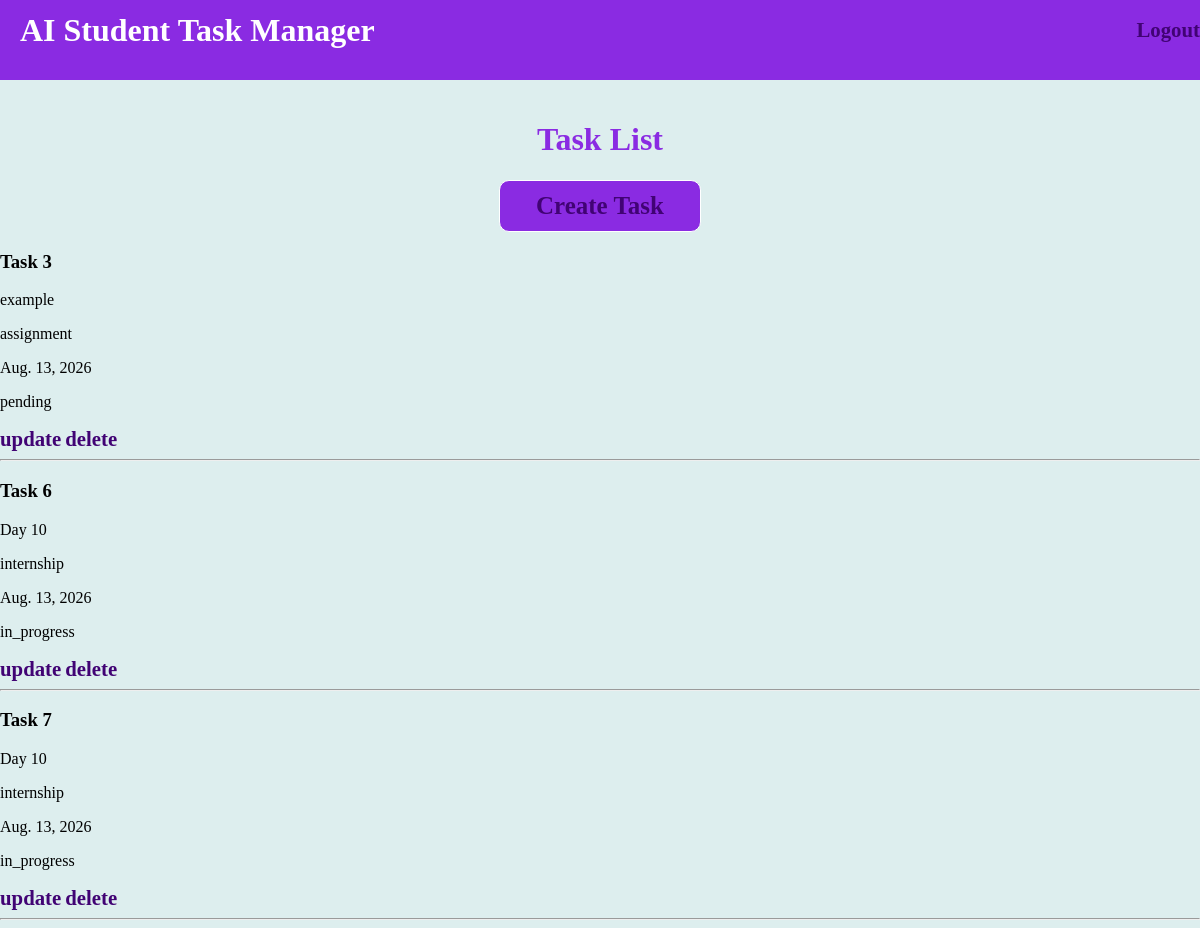
/task/list/ (signed in), run on the app's committed database.
### Tasks/models.py (models this page shows, shortened)
class Task(models.Model):
    CATEGORY_CHOICES =[
        ('assignment','Assignment'),
        ('project','Project'),
        ('exam','Exam'),
        ('internship','Internship'),
        ('personal','Personal'),
    ]
    PRIORITY_CHOICES =[
        ('low','Low'),
        ('medium','Medium'),
        ('high','High')
    ]
    STATUS_CHOICES = [
        ('pending','Pending'),
        ('in_progress','In Progress'),
        ('completed','Completed')
    ]
    student = models.ForeignKey(
        User,
        on_delete=models.CASCADE,
        related_name='tasks'
    )
    title = models.CharField(max_length=100)
    description = models.TextField()
    category = models.CharField(
        max_length=20,
        choices=CATEGORY_CHOICES
    )
    priority = models.CharField(
        max_length=20,
        default='medium',
        choices=PRIORITY_CHOICES
    )
    status = models.CharField(
        max_length=20,
        default='pending',
        choices=STATUS_CHOICES
    )
    due_date = models.DateField(
        null=True,
        blank=True
    )
    create_at = models.DateTimeField(
        auto_now_add=True
    )
    update_at = models.DateTimeField(
        auto_now=True
    )

### Tasks/views.py (the view)
# urls.py: path("list/",task_list, name="task_list"),
@login_required
def task_list(request):
    tasks = Task.objects.filter(student=request.user)
    return render(request,"task_list.html",{"tasks":tasks})

### templates/task_list.html
{% extends 'base.html' %}
{% block content %}
<h1>Task List</h1>
<div class="task-btn"><a id="create-task" href="{% url 'task_create'  %}">Create Task</a></div>
{% for task in tasks %}
    <div>
        <h3>{{task.title}}</h3>
        <p>{{task.description}}</p>
        <p>{{task.category}}</p>
        <p>{{task.due_date}}</p>
        <p>{{task.status}}</p>
        <a href="{% url 'update_task' task.id %}">update</a>
        <a href="{% url 'task_delete' task.id %}">delete</a>
    </div>
    <hr>
{% empty %}
    <h2>No Tasks available</h2>
{% endfor %}
{% endblock %}

### static/css/style.css (style rules this page uses)
body { background-color: rgb(221, 238, 238); margin: 0px; padding: 0px; }
h1 { text-align: center; color: blueviolet; }
a { text-decoration: none; font-size: 1.3em; font-weight: bold; color: rgb(65, 3, 116); }
.task-btn { width: 80%; height: 50px; border-radius: 10px; outline: none; border: 2px solid white; background-color: blueviolet; color: white; font-size: 1.2em; font-weight: bold; cursor: pointer; }
.task-btn { border: 1px solid; width: 200px; margin: auto; display: flex; justify-content: center; align-items: center; }

### data on the page
Task: title "Task 3", description "example", category "assignment", due_date "Aug. 13, 2026", status "pending"
Task: title "Task 6", description "Day 10", category "internship", due_date "Aug. 13, 2026", status "in_progress"
Task: title "Task 7", description "Day 10", category "internship", due_date "Aug. 13, 2026", status "in_progress"
